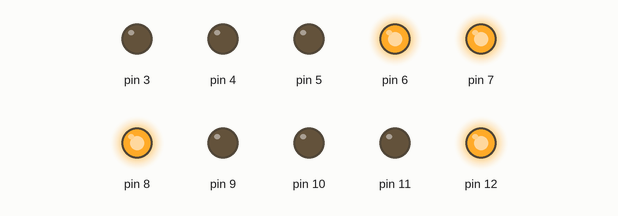
Bench run of a sketch on a simulated Arduino Uno, built with avr-gcc and run on an emulated ATmega328P. Parts: output pins drawn as LEDs (lit = HIGH). Random numbers use the default seed unless the sketch sets one.

Above: at 0.1 s.
At 4.1 s:
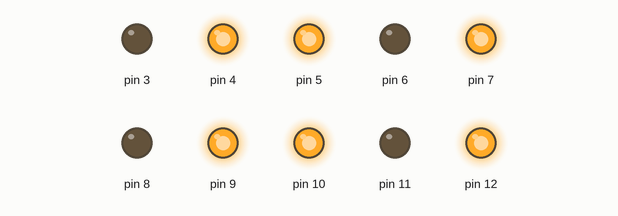
At 9.1 s:
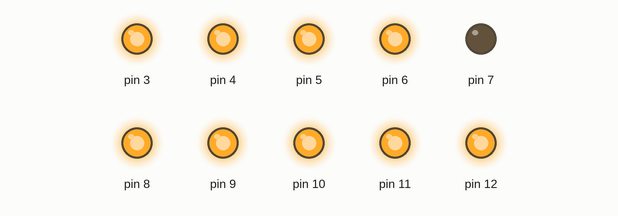
At 19.1 s:
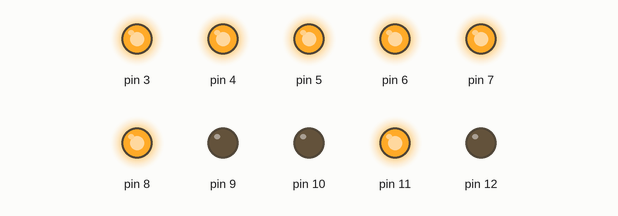
At 28.1 s:
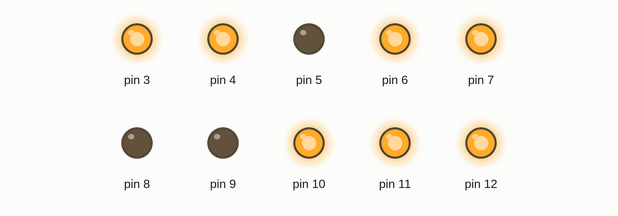
At 38.1 s:
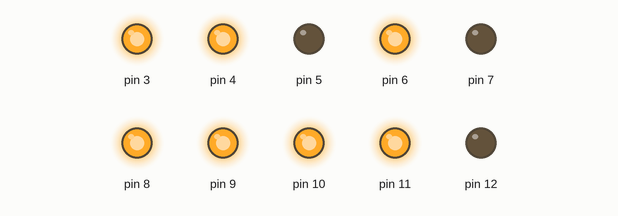
Timing chart, 0 to 40.0 s (numbered marks = the images above):
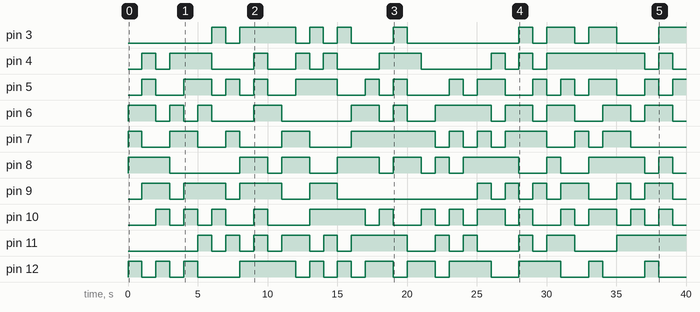

The sketch:

christmas-tree.ino
```cpp
#include <Arduino.h>

void setup()
{
    for (byte i = 3; i <= 12; i++)
    {
        pinMode(i, OUTPUT);
        digitalWrite(i, LOW);
    }
}

void loop()
{
    for (byte i = 3; i <= 12; i++)
    {
        long number = random(999999);
        digitalWrite(i, number % 2 == 0);
    }
    delay(1000);
}
```

Measured:
- by itself, pin 3: LOW → HIGH at 6.0 s, → LOW 1.0 s later, → HIGH 1.0 s later, → LOW 4.0 s later, … (17 changes in this stretch)
- by itself, pin 4: LOW → HIGH at 1.0 s, → LOW 1.0 s later, → HIGH 1.0 s later, → LOW 3.0 s later, … (20 changes in this stretch)
- by itself, pin 5: LOW → HIGH at 1.0 s, → LOW 1.0 s later, → HIGH 2.0 s later, → LOW 2.0 s later, … (27 changes in this stretch)
- by itself, pin 6: LOW → HIGH at 0.00 s, → LOW 2.0 s later, → HIGH 1.0 s later, → LOW 1.0 s later, … (22 changes in this stretch)
- by itself, pin 7: LOW → HIGH at 0.00 s, → LOW 1.0 s later, → HIGH 2.0 s later, → LOW 2.0 s later, … (20 changes in this stretch)
- by itself, pin 8: LOW → HIGH at 0.00 s, → LOW 3.0 s later, → HIGH 5.0 s later, → LOW 2.0 s later, … (20 changes in this stretch)
- by itself, pin 9: LOW → HIGH at 1.0 s, → LOW 2.0 s later, → HIGH 1.0 s later, → LOW 3.0 s later, … (20 changes in this stretch)
- by itself, pin 10: LOW → HIGH at 2.0 s, → LOW 1.0 s later, → HIGH 1.0 s later, → LOW 1.0 s later, … (28 changes in this stretch)
